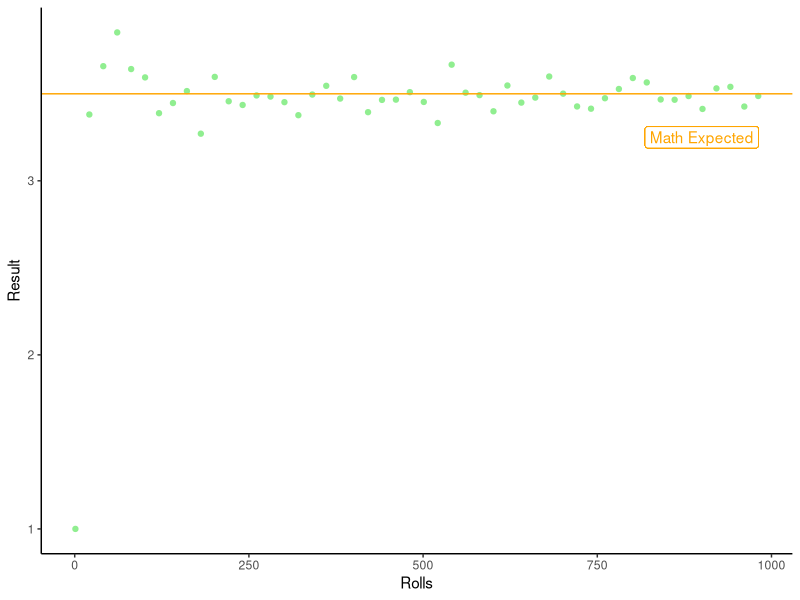
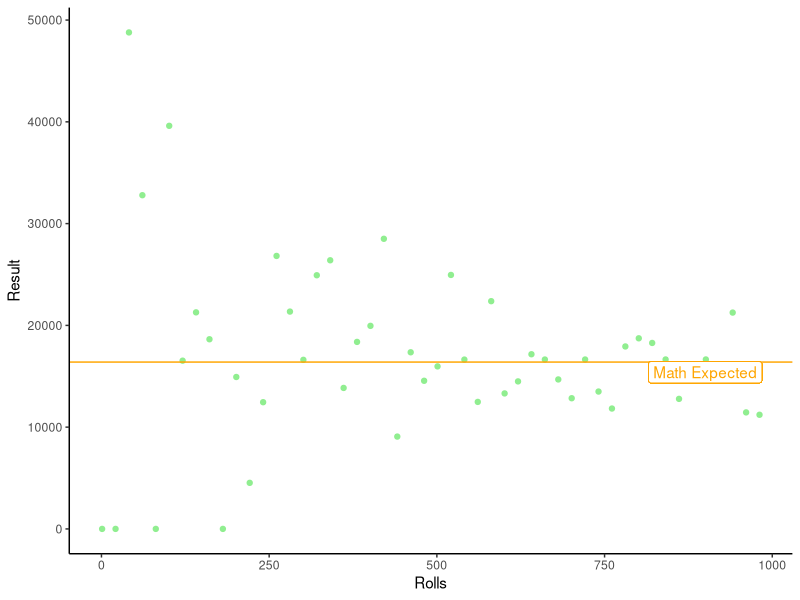
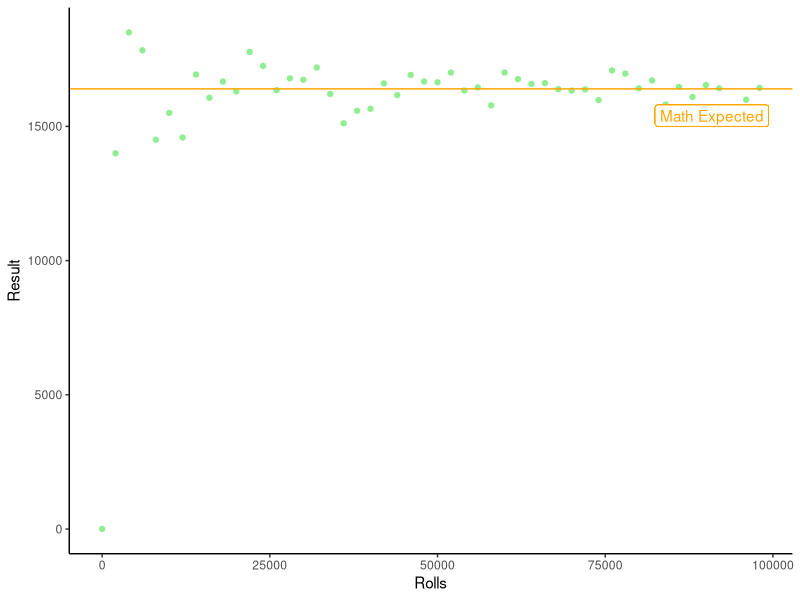

Here is the R script that generated these plots, in order:
## ---- chunk 1
### Loading Library and creating a function DiceSim that rolls a dice rolls amount of times and compares the result to the expected result
library(tidyverse)
library(ggthemes)
library(knitr)

DiceSim <- function(rolls, expected = 3.5, sides = 1:6) {
        base::sample(sides, rolls, replace = TRUE) %>%
        sum() %>%
        "/"(as.numeric(rolls))
           }

## ---- chunk 2
#### Creating 100 data points rolling dice a random number of times from 1 to 10000 and comparing the average value to mathematically expected one. In general the more you roll the more accurate your estimate but note diminishing returns. The line is not straight going from 10 to 100 rolls improves the accurecy of the Monte-Carlo estimate much more than going from 1000 to 1090
rolls <- seq(1, 1000, 20)

result <- map_dbl(rolls, DiceSim)

g1_data <- data.frame('Rolls' = rolls, 
                      'Result' = result)

ggplot(g1_data, aes(x = Rolls, y = Result)) +
geom_point(col = 'lightgreen') +
theme_classic() +
geom_hline(yintercept = 3.5, col = 'orange') +
geom_label(aes(label = 'Math Expected', x = 900, y =  3.25), col = 'orange') 
 
## ---- chunk 3

rolls <- seq(1, 1000, 20)

result <- map_dbl(rolls, DiceSim, sides = c(rep(1:6, 10), 1000000))

g2_data <- data.frame('Rolls' = rolls, 
                      'Result' = result)

ggplot(g2_data, aes(x = Rolls, y = Result)) +
geom_point(col = 'lightgreen') +
theme_classic() +
geom_hline(yintercept = 16397, col = 'orange') +
geom_label(aes(label = 'Math Expected', x = 900, y =  15397), col = 'orange') 

## ---- chunk 4

rolls <- seq(1, 100000, 2000)

result <- map_dbl(rolls, DiceSim, sides = c(rep(1:6, 10), 1000000))

g3_data <- data.frame('Rolls' = rolls, 
                      'Result' = result)

ggplot(g3_data, aes(x = Rolls, y = Result)) +
geom_point(col = 'lightgreen') +
theme_classic() +
geom_hline(yintercept = 16397, col = 'orange') +
geom_label(aes(label = 'Math Expected', x = 90900, y =  15397), col = 'orange')
  
  
